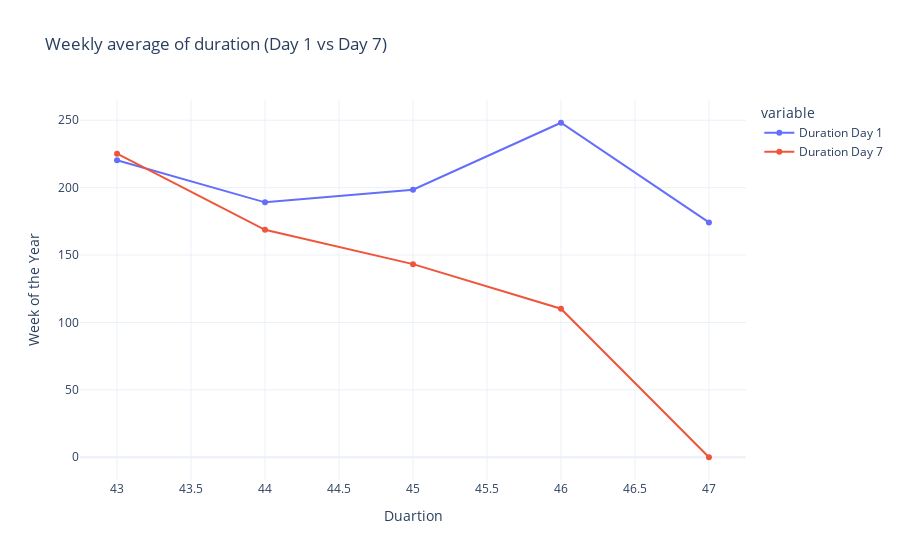

This figure's notebook cell:
### Code cell
#weekly average of duration
fig4=px.line(data_frame=weekly_avg, x='Week', y=['Duration Day 1', 'Duration Day 7'], markers=True,
            labels={'value':'Average Duartion'}, title='Weekly average of duration (Day 1 vs Day 7)')
fig4.update_xaxes(title='Duartion')
fig4.update_yaxes(title='Week of the Year')
fig4.show()

### Figure 1 — Plotly figure (JSON) as saved in the notebook; plotly's stock layout.template omitted (floating-point values rounded to 4 significant figures)
{"data": [{"hovertemplate": "variable=Duration Day 1<br>Week=%{x}<br>Average Duartion=%{y}<extra></extra>", "legendgroup": "Duration Day 1", "line": {"color": "#636efa", "dash": "solid"}, "marker": {"symbol": "circle"}, "mode": "lines+markers", "name": "Duration Day 1", "orientation": "v", "showlegend": true, "type": "scatter", "x": [43, 44, 45, 46, 47], "xaxis": "x", "y": [220.3, 189.1, 198.4, 248.1, 174.2], "yaxis": "y"}, {"hovertemplate": "variable=Duration Day 7<br>Week=%{x}<br>Average Duartion=%{y}<extra></extra>", "legendgroup": "Duration Day 7", "line": {"color": "#EF553B", "dash": "solid"}, "marker": {"symbol": "circle"}, "mode": "lines+markers", "name": "Duration Day 7", "orientation": "v", "showlegend": true, "type": "scatter", "x": [43, 44, 45, 46, 47], "xaxis": "x", "y": [225.2, 168.7, 143.2, 110.2, 0], "yaxis": "y"}], "layout": {"legend": {"title": {"text": "variable"}, "tracegroupgap": 0}, "title": {"text": "Weekly average of duration (Day 1 vs Day 7)"}, "xaxis": {"anchor": "y", "domain": [0, 1], "title": {"text": "Duartion"}}, "yaxis": {"anchor": "x", "domain": [0, 1], "title": {"text": "Week of the Year"}}}}
